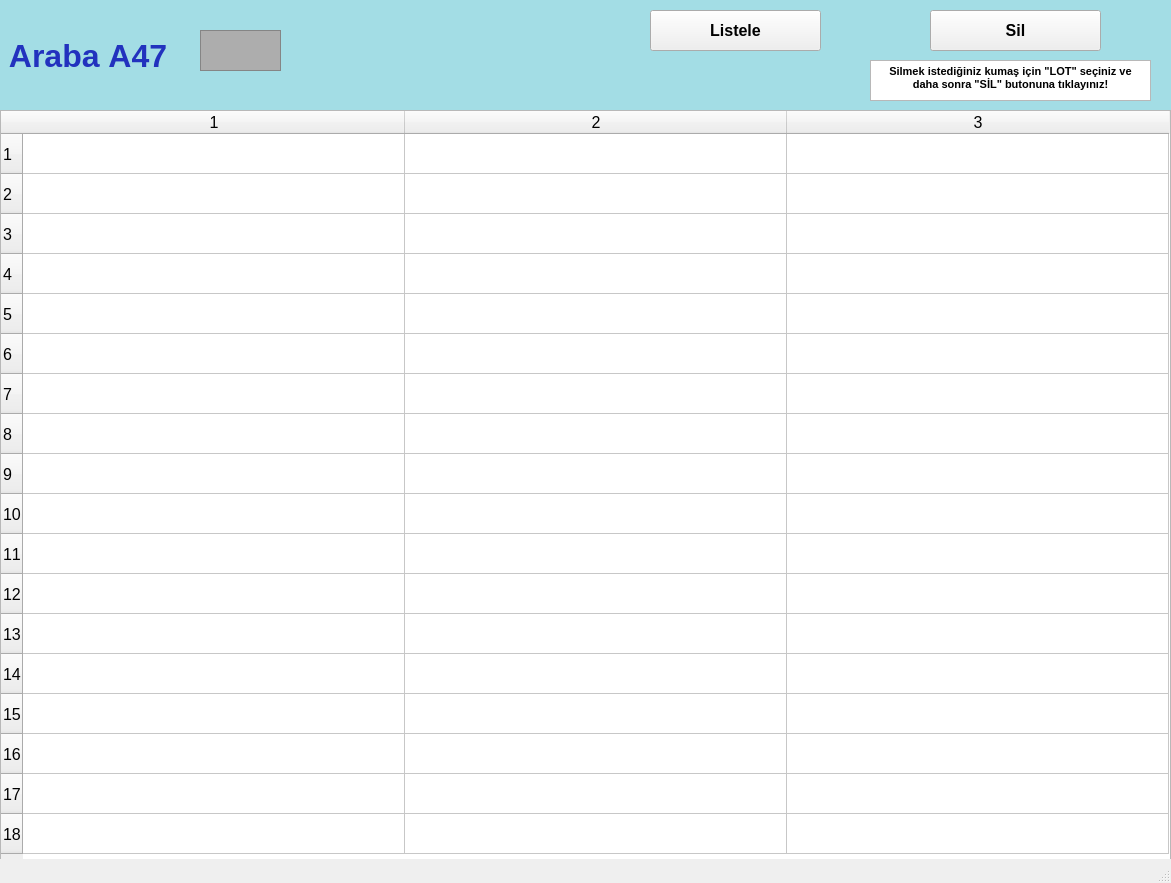
<?xml version="1.0" encoding="UTF-8"?>
<ui version="4.0">
 <class>arabalarA47_ekran</class>
 <widget class="QMainWindow" name="arabalarA47_ekran">
  <property name="geometry">
   <rect>
    <x>0</x>
    <y>0</y>
    <width>1171</width>
    <height>883</height>
   </rect>
  </property>
  <property name="font">
   <font>
    <pointsize>12</pointsize>
    <weight>50</weight>
    <bold>false</bold>
    <kerning>false</kerning>
   </font>
  </property>
  <property name="windowTitle">
   <string/>
  </property>
  <widget class="QWidget" name="centralwidget">
   <widget class="QLabel" name="arabaA1yazi_lbl">
    <property name="geometry">
     <rect>
      <x>0</x>
      <y>0</y>
      <width>1171</width>
      <height>111</height>
     </rect>
    </property>
    <property name="font">
     <font>
      <pointsize>24</pointsize>
      <weight>75</weight>
      <bold>true</bold>
     </font>
    </property>
    <property name="styleSheet">
     <string notr="true">background-color: rgb(163, 221, 229);
color: rgb(34, 50, 190);</string>
    </property>
    <property name="text">
     <string> Araba A47</string>
    </property>
   </widget>
   <widget class="QFrame" name="arabaA1_img">
    <property name="geometry">
     <rect>
      <x>200</x>
      <y>30</y>
      <width>81</width>
      <height>41</height>
     </rect>
    </property>
    <property name="styleSheet">
     <string notr="true">background-color: rgb(173, 173, 173);</string>
    </property>
    <property name="frameShape">
     <enum>QFrame::StyledPanel</enum>
    </property>
    <property name="frameShadow">
     <enum>QFrame::Raised</enum>
    </property>
   </widget>
   <widget class="QPushButton" name="listele47_btn">
    <property name="geometry">
     <rect>
      <x>650</x>
      <y>10</y>
      <width>171</width>
      <height>41</height>
     </rect>
    </property>
    <property name="font">
     <font>
      <pointsize>12</pointsize>
      <weight>75</weight>
      <bold>true</bold>
     </font>
    </property>
    <property name="text">
     <string>Listele</string>
    </property>
   </widget>
   <widget class="QTableWidget" name="A47_tw">
    <property name="geometry">
     <rect>
      <x>0</x>
      <y>110</y>
      <width>1171</width>
      <height>751</height>
     </rect>
    </property>
    <property name="baseSize">
     <size>
      <width>0</width>
      <height>0</height>
     </size>
    </property>
    <property name="rowCount">
     <number>18</number>
    </property>
    <property name="columnCount">
     <number>3</number>
    </property>
    <attribute name="horizontalHeaderVisible">
     <bool>true</bool>
    </attribute>
    <attribute name="horizontalHeaderCascadingSectionResizes">
     <bool>false</bool>
    </attribute>
    <attribute name="horizontalHeaderDefaultSectionSize">
     <number>382</number>
    </attribute>
    <attribute name="horizontalHeaderMinimumSectionSize">
     <number>38</number>
    </attribute>
    <attribute name="verticalHeaderDefaultSectionSize">
     <number>40</number>
    </attribute>
    <attribute name="verticalHeaderMinimumSectionSize">
     <number>23</number>
    </attribute>
    <row/>
    <row/>
    <row/>
    <row/>
    <row/>
    <row/>
    <row/>
    <row/>
    <row/>
    <row/>
    <row/>
    <row/>
    <row/>
    <row/>
    <row/>
    <row/>
    <row/>
    <row/>
    <column/>
    <column/>
    <column/>
   </widget>
   <widget class="QPushButton" name="sil47_btn">
    <property name="geometry">
     <rect>
      <x>930</x>
      <y>10</y>
      <width>171</width>
      <height>41</height>
     </rect>
    </property>
    <property name="font">
     <font>
      <pointsize>12</pointsize>
      <weight>75</weight>
      <bold>true</bold>
     </font>
    </property>
    <property name="text">
     <string>Sil</string>
    </property>
   </widget>
   <widget class="QTextBrowser" name="textBrowser">
    <property name="geometry">
     <rect>
      <x>870</x>
      <y>60</y>
      <width>281</width>
      <height>41</height>
     </rect>
    </property>
    <property name="html">
     <string>&lt;!DOCTYPE HTML PUBLIC &quot;-//W3C//DTD HTML 4.0//EN&quot; &quot;http://www.w3.org/TR/REC-html40/strict.dtd&quot;&gt;
&lt;html&gt;&lt;head&gt;&lt;meta name=&quot;qrichtext&quot; content=&quot;1&quot; /&gt;&lt;style type=&quot;text/css&quot;&gt;
p, li { white-space: pre-wrap; }
&lt;/style&gt;&lt;/head&gt;&lt;body style=&quot; font-family:'MS Shell Dlg 2'; font-size:12pt; font-weight:400; font-style:normal;&quot;&gt;
&lt;p align=&quot;center&quot; style=&quot; margin-top:0px; margin-bottom:0px; margin-left:0px; margin-right:0px; -qt-block-indent:0; text-indent:0px;&quot;&gt;&lt;span style=&quot; font-size:8pt; font-weight:600;&quot;&gt;Silmek istediğiniz kumaş için &amp;quot;LOT&amp;quot; seçiniz ve daha sonra &amp;quot;SİL&amp;quot; butonuna tıklayınız!&lt;/span&gt;&lt;/p&gt;&lt;/body&gt;&lt;/html&gt;</string>
    </property>
   </widget>
  </widget>
  <widget class="QStatusBar" name="statusbar"/>
 </widget>
 <resources/>
 <connections/>
</ui>
